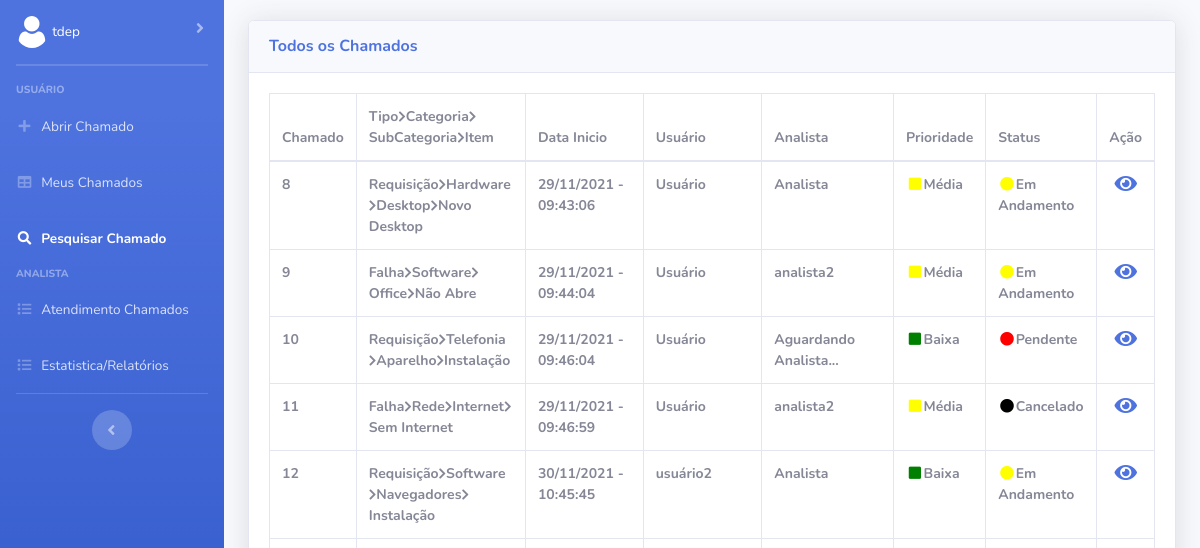
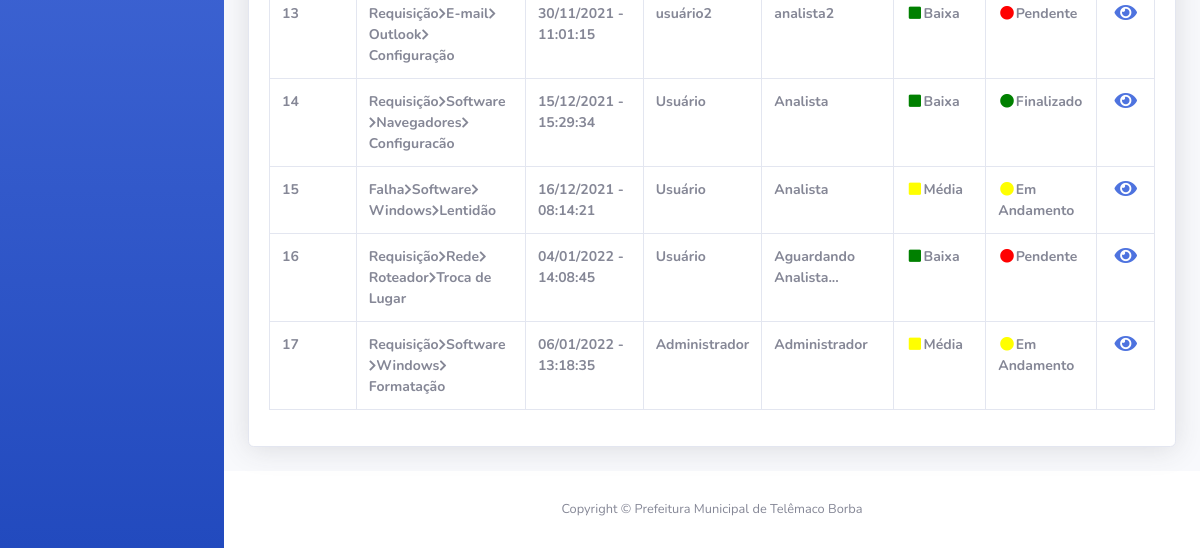
The page /Frontend/pesquisarChamado.php (signed in) on the database as committed earlier (2 pictures, top to bottom).
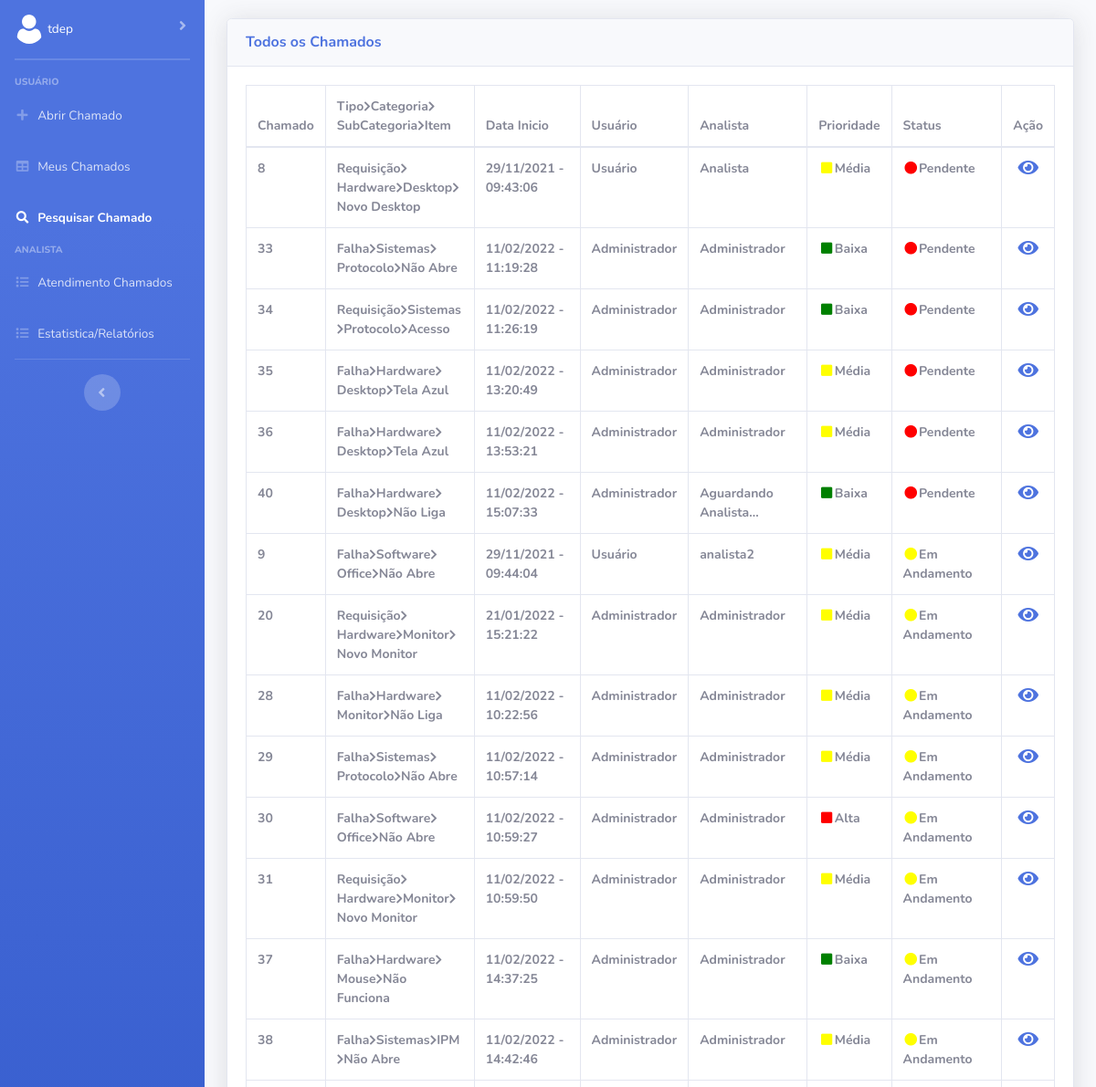
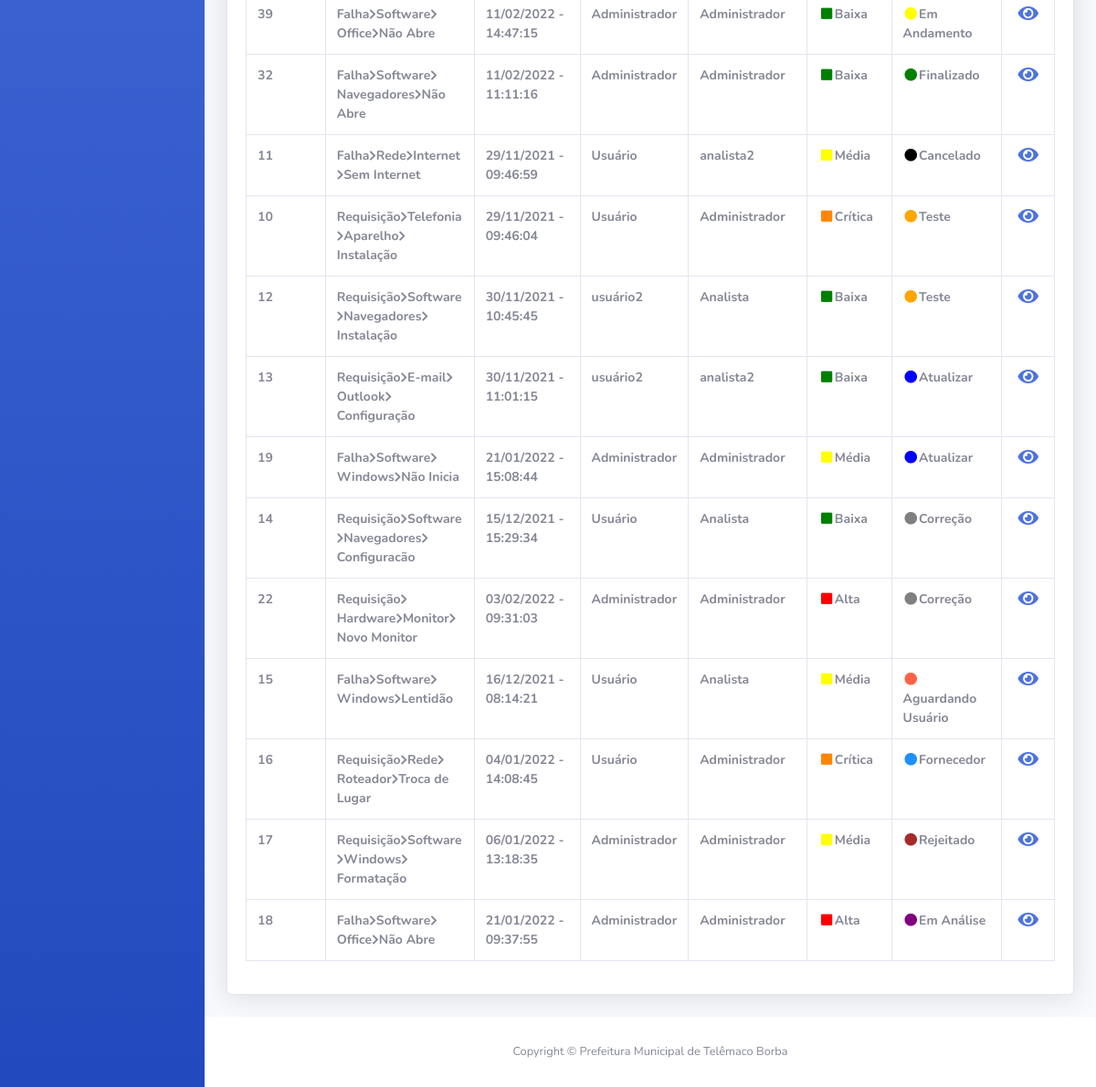
The same page on the database as committed later (2 pictures, top to bottom).
### tables this page shows
CREATE TABLE IF NOT EXISTS `chamados` (
  `numero_chamado` int NOT NULL AUTO_INCREMENT,
  `localizacao` varchar(100) NOT NULL,
  `descricao` varchar(3000) NOT NULL,
  `descricao_analista` varchar(3000) DEFAULT NULL,
  `data_hora_abertura` datetime NOT NULL,
  `data_prazo` date DEFAULT NULL,
  `data_hora_fechamento` datetime DEFAULT NULL,
  `usuarios_matricula` int NOT NULL,
  `analista` varchar(45) DEFAULT NULL,
  `status_chamado_cod_status` int NOT NULL,
  `prioridade_chamado_cod_prioridade` int NOT NULL,
  `tipo_atendimento_cod_tipo_atendimento` int NOT NULL,
  `tipo_cod_tipo` int NOT NULL,
  `categoria_cod_categoria` int NOT NULL,
  `subcategoria_cod_subcategoria` int NOT NULL,
  `item_cod_item` int NOT NULL,
  `fila_geral` int NOT NULL,
  PRIMARY KEY (`numero_chamado`),
  KEY `fk_chamados_usuarios_idx` (`usuarios_matricula`),
  KEY `fk_chamados_item1_idx` (`item_cod_item`),
  KEY `fk_chamados_status_chamado1_idx` (`status_chamado_cod_status`),
  KEY `fk_chamados_prioridade_chamado1_idx` (`prioridade_chamado_cod_prioridade`),
  KEY `fk_chamados_tipo_atendimento1_idx` (`tipo_atendimento_cod_tipo_atendimento`),
  KEY `fk_chamados_tipo1_idx` (`tipo_cod_tipo`),
  KEY `fk_chamados_categoria1_idx` (`categoria_cod_categoria`),
  KEY `fk_chamados_subcategoria1_idx` (`subcategoria_cod_subcategoria`)
);

CREATE TABLE IF NOT EXISTS `tipo` (
  `cod_tipo` int NOT NULL AUTO_INCREMENT,
  `nome_tipo` varchar(45) NOT NULL,
  `ativo` int NOT NULL,
  PRIMARY KEY (`cod_tipo`)
);

CREATE TABLE IF NOT EXISTS `categoria` (
  `cod_categoria` int NOT NULL AUTO_INCREMENT,
  `nome_categoria` varchar(45) NOT NULL,
  `ativo` int NOT NULL,
  `tipo_cod_tipo` int NOT NULL,
  PRIMARY KEY (`cod_categoria`),
  KEY `fk_categoria_tipo1_idx` (`tipo_cod_tipo`)
);

CREATE TABLE IF NOT EXISTS `subcategoria` (
  `cod_subcategoria` int NOT NULL AUTO_INCREMENT,
  `nome_subcategoria` varchar(45) NOT NULL,
  `ativo` int NOT NULL,
  `categoria_cod_categoria` int NOT NULL,
  PRIMARY KEY (`cod_subcategoria`),
  KEY `fk_subcategoria_categoria1_idx` (`categoria_cod_categoria`)
);

CREATE TABLE IF NOT EXISTS `item` (
  `cod_item` int NOT NULL AUTO_INCREMENT,
  `nome_item` varchar(45) NOT NULL,
  `ativo` int NOT NULL,
  `subcategoria_cod_subcategoria` int NOT NULL,
  PRIMARY KEY (`cod_item`),
  KEY `fk_item_subcategoria1_idx` (`subcategoria_cod_subcategoria`)
);

CREATE TABLE IF NOT EXISTS `usuarios` (
  `matricula` int NOT NULL,
  `nome` varchar(45) NOT NULL,
  `telefone` varchar(45) NOT NULL,
  `email` varchar(45) NOT NULL,
  `departamento` varchar(45) NOT NULL,
  `senha` varchar(255) NOT NULL,
  `chave` varchar(300) NOT NULL,
  `nivel` int NOT NULL,
  `ativo` int NOT NULL,
  PRIMARY KEY (`matricula`),
  KEY `fk_cod_departamento` (`departamento`)
);

CREATE TABLE IF NOT EXISTS `prioridade_chamado` (
  `cod_prioridade` int NOT NULL AUTO_INCREMENT,
  `nome_prioridade` varchar(45) NOT NULL,
  `ativo` int NOT NULL,
  PRIMARY KEY (`cod_prioridade`)
);

CREATE TABLE IF NOT EXISTS `status_chamado` (
  `cod_status` int NOT NULL AUTO_INCREMENT,
  `nome_status` varchar(45) NOT NULL,
  `ativo` int NOT NULL,
  PRIMARY KEY (`cod_status`)
);

### Frontend/pesquisarChamado.php (the view, shortened to what the changed rows need)
<?php
    if(isset($_SESSION['usuario']) && is_array($_SESSION['usuario'])) {
        $nome_usuario = $_SESSION['usuario'][2];
    } else {
        header("location: ../index.php");
    }
?>
<!DOCTYPE html>
<html lang="pt-br">
<head>
    <link href="vendor/fontawesome-free/css/all.min.css" rel="stylesheet" type="text/css">
    <link href="css/sb-admin-2.min.css" rel="stylesheet">
    <link href="vendor/datatables/dataTables.bootstrap4.min.css" rel="stylesheet">
</head>
<body id="page-top">
    <div id="wrapper">
        <?php include 'navbar.php'; ?>
        <div id="content-wrapper" class="d-flex flex-column">
            <div id="content">
                <div class="container-fluid" style="margin-top: 2%;">
                    <div class="card shadow mb-4">
                        <div class="card-body">
                            <div class="table-responsive">
                                <table class="table table-bordered" id="dataTablePesquisaChamado" width="100%" cellspacing="0" style="font-size: 14px;">
                                    <thead>
                                        <tr>
                                            <th>Chamado</th>
                                            <th>Tipo<i class='fas fa-chevron-right' style='font-size: 12px;'></i>Categoria<i class='fas fa-chevron-right' style='font-size: 12px;'></i>SubCategoria<i class='fas fa-chevron-right' style='font-size: 12px;'></i>Item</th>
                                            <th>Data Inicio</th>
                                            <th>Usuário</th>
                                            <th>Analista</th>
                                            <th>Prioridade</th>
                                            <th>Status</th>
                                            <th>Ação</th>
                                        </tr>
                                    </thead>
                    <?php
                            include '../Backend/conexao.php';
                            $query = $conn->query("SELECT * FROM chamados
                        INNER JOIN item ON item.cod_item = chamados.item_cod_item
                        INNER JOIN subcategoria ON subcategoria.cod_subcategoria = chamados.subcategoria_cod_subcategoria
                        INNER JOIN categoria ON categoria.cod_categoria = chamados.categoria_cod_categoria
                        INNER JOIN tipo ON tipo.cod_tipo = chamados.tipo_cod_tipo
                        INNER JOIN usuarios ON usuarios.matricula = chamados.usuarios_matricula
                        INNER JOIN prioridade_chamado ON prioridade_chamado.cod_prioridade = chamados.prioridade_chamado_cod_prioridade
                        INNER JOIN status_chamado ON status_chamado.cod_status = chamados.status_chamado_cod_status");
                        echo "<tbody>";
                            foreach($query->fetchAll(PDO::FETCH_ASSOC) as $dados) {
                                echo "<tr>";
                                    echo "<th>".$dados['numero_chamado']."</th>";
                                    echo "<th>".$dados['nome_tipo']."<i class='fas fa-chevron-right' style='font-size: 12px;'></i>".$dados['nome_categoria']."<i class='fas fa-chevron-right' style='font-size: 12px;'></i>".$dados['nome_subcategoria']."<i class='fas fa-chevron-right' style='font-size: 12px;'></i>".$dados['nome_item']."</th>";
                                    echo "<th>".date('d/m/Y - H:i:s', strtotime($dados['data_hora_abertura']))."</th>";
                                    echo "<th>".$dados['nome']."</th>";
                                    if($dados['analista'] == null) {echo "<th>Aguardando Analista...</th>";} else{echo "<th>".$dados['analista']."</th>";}
                                    switch ($dados['cod_prioridade']) {
                                        case 1:
                                            echo "<th>"."<i class='fas fa-fw fa-square' style='color: green;'></i>".$dados['nome_prioridade']."</th>";
                                            break;
                                        case 2:
                                            echo "<th>"."<i class='fas fa-fw fa-square' style='color: yellow;'></i>".$dados['nome_prioridade']."</th>";
                                            break;
                                        case 3:
                                            echo "<th>"."<i class='fas fa-fw fa-square' style='color: red;'></i>".$dados['nome_prioridade']."</th>";
                                            break;
                                        case 4:
                                            echo "<th>"."<i class='fas fa-fw fa-square' style='color: #ff8700;'></i>".$dados['nome_prioridade']."</th>";
                                            break;
                                    }
                                    switch ($dados['cod_status']) {
                                        case 1:
                                            echo "<th>"."<i class='fas fa-fw fa-circle' style='color: red;'></i>".$dados['nome_status']."</th>";
                                            break;
                                        case 2:
                                            echo "<th>"."<i class='fas fa-fw fa-circle' style='color: yellow;'></i>".$dados['nome_status']."</th>";
                                            break;
                                        case 3:
                                            echo "<th>"."<i class='fas fa-fw fa-circle' style='color: green;'></i>".$dados['nome_status']."</th>";
                                            break;
                                        case 4:
                                            echo "<th>"."<i class='fas fa-fw fa-circle' style='color: black;'></i>".$dados['nome_status']."</th>";
                                            break;
                                        case 5:
                                            echo "<th>"."<i class='fas fa-fw fa-circle' style='color: orange;'></i>".$dados['nome_status']."</th>";
                                            break;
                                        case 6:
                                            echo "<th>"."<i class='fas fa-fw fa-circle' style='color: blue;'></i>".$dados['nome_status']."</th>";
                                            break;
                                        case 7:
                                            echo "<th>"."<i class='fas fa-fw fa-circle' style='color: gray;'></i>".$dados['nome_status']."</th>";
                                            break;
                                        case 8:
                                            echo "<th>"."<i class='fas fa-fw fa-circle' style='color: tomato;'></i>".$dados['nome_status']."</th>";
                                            break;
                                        case 9:
                                            echo "<th>"."<i class='fas fa-fw fa-circle' style='color: dodgerBlue;'></i>".$dados['nome_status']."</th>";
                                            break;
                                        case 10:
                                            echo "<th>"."<i class='fas fa-fw fa-circle' style='color: brown;'></i>".$dados['nome_status']."</th>";
                                            break;
                                        case 11:
                                            echo "<th>"."<i class='fas fa-fw fa-circle' style='color: purple;'></i>".$dados['nome_status']."</th>";
                                            break;
                                    }
                                    echo "<th style='text-align: center'><a href=verChamadoPesquisa.php?nc_up=".$dados['numero_chamado']."<i class='fas fa-fw fa-eye' style='font-size: 20px;' title='Ver'></i></a>";
                                echo "</tr>";
                            }
                    ?>
                    </tbody>
                                </table>
                            </div>
                        </div>
                    </div>
                </div>
            </div>
        </div>
    </div>
</body>
</html>

### Frontend/navbar.php (shortened to what the changed rows need)
<ul class="navbar-nav bg-gradient-primary sidebar sidebar-dark accordion" id="accordionSidebar">
<li class="nav-item">
    <a class="nav-link collapsed" href="#" data-toggle="collapse" data-target="#collapsePagesUser"
        aria-expanded="true" aria-controls="collapsePages">
        <img class="img-profile rounded-circle" src="img/do-utilizador.png">
        <span class="mr-2 d-none d-lg-inline text-light-600 small"><?php echo $nome_usuario; ?></span>
    </a>
</li>
</ul>

Rows that differ between the two databases and show on the page:
changed chamados "Novo Desktop": status_chamado_cod_status.nome_status "Em Andamento" → "Pendente"
added chamados: numero_chamado "33", tipo_cod_tipo.nome_tipo "Falha", categoria_cod_categoria.nome_categoria "Sistemas", subcategoria_cod_subcategoria.nome_subcategoria "Protocolo", item_cod_item.nome_item "Não Abre", data_hora_abertura "11/02/2022 - 11:19:28", usuarios_matricula.nome "Administrador", analista "Administrador", prioridade_chamado_cod_prioridade.nome_prioridade "Baixa", status_chamado_cod_status.nome_status "Pendente"
added chamados: numero_chamado "34", tipo_cod_tipo.nome_tipo "Requisição", categoria_cod_categoria.nome_categoria "Sistemas", subcategoria_cod_subcategoria.nome_subcategoria "Protocolo", item_cod_item.nome_item "Acesso", data_hora_abertura "11/02/2022 - 11:26:19", usuarios_matricula.nome "Administrador", analista "Administrador", prioridade_chamado_cod_prioridade.nome_prioridade "Baixa", status_chamado_cod_status.nome_status "Pendente"
added chamados: numero_chamado "35", tipo_cod_tipo.nome_tipo "Falha", categoria_cod_categoria.nome_categoria "Hardware", subcategoria_cod_subcategoria.nome_subcategoria "Desktop", item_cod_item.nome_item "Tela Azul", data_hora_abertura "11/02/2022 - 13:20:49", usuarios_matricula.nome "Administrador", analista "Administrador", prioridade_chamado_cod_prioridade.nome_prioridade "Média", status_chamado_cod_status.nome_status "Pendente"
added chamados: numero_chamado "36", tipo_cod_tipo.nome_tipo "Falha", categoria_cod_categoria.nome_categoria "Hardware", subcategoria_cod_subcategoria.nome_subcategoria "Desktop", item_cod_item.nome_item "Tela Azul", data_hora_abertura "11/02/2022 - 13:53:21", usuarios_matricula.nome "Administrador", analista "Administrador", prioridade_chamado_cod_prioridade.nome_prioridade "Média", status_chamado_cod_status.nome_status "Pendente"
added chamados: numero_chamado "40", tipo_cod_tipo.nome_tipo "Falha", categoria_cod_categoria.nome_categoria "Hardware", subcategoria_cod_subcategoria.nome_subcategoria "Desktop", item_cod_item.nome_item "Não Liga", data_hora_abertura "11/02/2022 - 15:07:33", usuarios_matricula.nome "Administrador", shows "Aguardando Analista...", prioridade_chamado_cod_prioridade.nome_prioridade "Baixa", status_chamado_cod_status.nome_status "Pendente"
added chamados: numero_chamado "20", tipo_cod_tipo.nome_tipo "Requisição", categoria_cod_categoria.nome_categoria "Hardware", subcategoria_cod_subcategoria.nome_subcategoria "Monitor", item_cod_item.nome_item "Novo Monitor", data_hora_abertura "21/01/2022 - 15:21:22", usuarios_matricula.nome "Administrador", analista "Administrador", prioridade_chamado_cod_prioridade.nome_prioridade "Média", status_chamado_cod_status.nome_status "Em Andamento"
added chamados: numero_chamado "28", tipo_cod_tipo.nome_tipo "Falha", categoria_cod_categoria.nome_categoria "Hardware", subcategoria_cod_subcategoria.nome_subcategoria "Monitor", item_cod_item.nome_item "Não Liga", data_hora_abertura "11/02/2022 - 10:22:56", usuarios_matricula.nome "Administrador", analista "Administrador", prioridade_chamado_cod_prioridade.nome_prioridade "Média", status_chamado_cod_status.nome_status "Em Andamento"
added chamados: numero_chamado "29", tipo_cod_tipo.nome_tipo "Falha", categoria_cod_categoria.nome_categoria "Sistemas", subcategoria_cod_subcategoria.nome_subcategoria "Protocolo", item_cod_item.nome_item "Não Abre", data_hora_abertura "11/02/2022 - 10:57:14", usuarios_matricula.nome "Administrador", analista "Administrador", prioridade_chamado_cod_prioridade.nome_prioridade "Média", status_chamado_cod_status.nome_status "Em Andamento"
added chamados: numero_chamado "30", tipo_cod_tipo.nome_tipo "Falha", categoria_cod_categoria.nome_categoria "Software", subcategoria_cod_subcategoria.nome_subcategoria "Office", item_cod_item.nome_item "Não Abre", data_hora_abertura "11/02/2022 - 10:59:27", usuarios_matricula.nome "Administrador", analista "Administrador", prioridade_chamado_cod_prioridade.nome_prioridade "Alta", status_chamado_cod_status.nome_status "Em Andamento"
added chamados: numero_chamado "31", tipo_cod_tipo.nome_tipo "Requisição", categoria_cod_categoria.nome_categoria "Hardware", subcategoria_cod_subcategoria.nome_subcategoria "Monitor", item_cod_item.nome_item "Novo Monitor", data_hora_abertura "11/02/2022 - 10:59:50", usuarios_matricula.nome "Administrador", analista "Administrador", prioridade_chamado_cod_prioridade.nome_prioridade "Média", status_chamado_cod_status.nome_status "Em Andamento"
added chamados: numero_chamado "37", tipo_cod_tipo.nome_tipo "Falha", categoria_cod_categoria.nome_categoria "Hardware", subcategoria_cod_subcategoria.nome_subcategoria "Mouse", item_cod_item.nome_item "Não Funciona", data_hora_abertura "11/02/2022 - 14:37:25", usuarios_matricula.nome "Administrador", analista "Administrador", prioridade_chamado_cod_prioridade.nome_prioridade "Baixa", status_chamado_cod_status.nome_status "Em Andamento"
added chamados: numero_chamado "38", tipo_cod_tipo.nome_tipo "Falha", categoria_cod_categoria.nome_categoria "Sistemas", subcategoria_cod_subcategoria.nome_subcategoria "IPM", item_cod_item.nome_item "Não Abre", data_hora_abertura "11/02/2022 - 14:42:46", usuarios_matricula.nome "Administrador", analista "Administrador", prioridade_chamado_cod_prioridade.nome_prioridade "Média", status_chamado_cod_status.nome_status "Em Andamento"
added chamados: numero_chamado "39", tipo_cod_tipo.nome_tipo "Falha", categoria_cod_categoria.nome_categoria "Software", subcategoria_cod_subcategoria.nome_subcategoria "Office", item_cod_item.nome_item "Não Abre", data_hora_abertura "11/02/2022 - 14:47:15", usuarios_matricula.nome "Administrador", analista "Administrador", prioridade_chamado_cod_prioridade.nome_prioridade "Baixa", status_chamado_cod_status.nome_status "Em Andamento"
added chamados: numero_chamado "32", tipo_cod_tipo.nome_tipo "Falha", categoria_cod_categoria.nome_categoria "Software", subcategoria_cod_subcategoria.nome_subcategoria "Navegadores", item_cod_item.nome_item "Não Abre", data_hora_abertura "11/02/2022 - 11:11:16", usuarios_matricula.nome "Administrador", analista "Administrador", prioridade_chamado_cod_prioridade.nome_prioridade "Baixa", status_chamado_cod_status.nome_status "Finalizado"
shown differently, row unchanged: chamados "Internet": moves up the list
changed chamados "Telefonia": analista (not shown) → "Administrador"; prioridade_chamado_cod_prioridade.nome_prioridade "Baixa" → "Crítica"; status_chamado_cod_status.nome_status "Pendente" → "Teste"
changed chamados id 12: status_chamado_cod_status.nome_status "Em Andamento" → "Teste"
changed chamados "E-mail": status_chamado_cod_status.nome_status "Pendente" → "Atualizar"
added chamados: numero_chamado "19", tipo_cod_tipo.nome_tipo "Falha", categoria_cod_categoria.nome_categoria "Software", subcategoria_cod_subcategoria.nome_subcategoria "Windows", item_cod_item.nome_item "Não Inicia", data_hora_abertura "21/01/2022 - 15:08:44", usuarios_matricula.nome "Administrador", analista "Administrador", prioridade_chamado_cod_prioridade.nome_prioridade "Média", status_chamado_cod_status.nome_status "Atualizar"
changed chamados "Configuracão": status_chamado_cod_status.nome_status "Finalizado" → "Correção"
added chamados: numero_chamado "22", tipo_cod_tipo.nome_tipo "Requisição", categoria_cod_categoria.nome_categoria "Hardware", subcategoria_cod_subcategoria.nome_subcategoria "Monitor", item_cod_item.nome_item "Novo Monitor", data_hora_abertura "03/02/2022 - 09:31:03", usuarios_matricula.nome "Administrador", analista "Administrador", prioridade_chamado_cod_prioridade.nome_prioridade "Alta", status_chamado_cod_status.nome_status "Correção"
changed chamados "Lentidão": status_chamado_cod_status.nome_status "Em Andamento" → "Aguardando Usuário"
changed chamados "Roteador": analista (not shown) → "Administrador"; prioridade_chamado_cod_prioridade.nome_prioridade "Baixa" → "Crítica"; status_chamado_cod_status.nome_status "Pendente" → "Fornecedor"
changed chamados "Formatação": status_chamado_cod_status.nome_status "Em Andamento" → "Rejeitado"
added chamados: numero_chamado "18", tipo_cod_tipo.nome_tipo "Falha", categoria_cod_categoria.nome_categoria "Software", subcategoria_cod_subcategoria.nome_subcategoria "Office", item_cod_item.nome_item "Não Abre", data_hora_abertura "21/01/2022 - 09:37:55", usuarios_matricula.nome "Administrador", analista "Administrador", prioridade_chamado_cod_prioridade.nome_prioridade "Alta", status_chamado_cod_status.nome_status "Em Análise"
